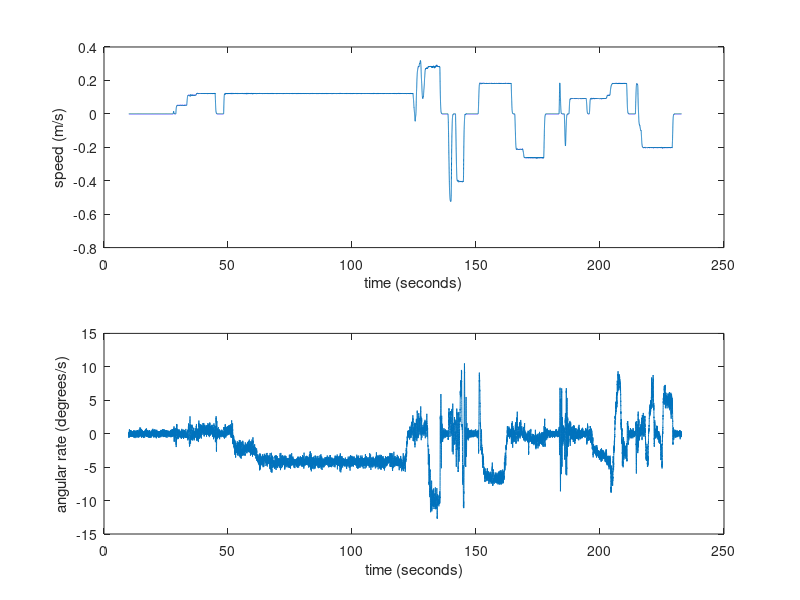

Write MATLAB code to recreate this figure. (Note: this script raises an error after producing the figure.)
close all;

%% Part A

Data=load('Measurements_AAS01.mat');       %We load the data
Data=Data.A;
Map=load('MapMTRN4010.mat');
Map=Map.Map;
Mapx=(Map.x)';
Mapy=(Map.y)';
map(:,1) = Mapx;
map(:,2) = Mapy;

t=Data.t; % sample times, {t}.     
t=double(t)*0.0001; %scale time to seconds; original data is integer type, 1 count = 0.1 ms.

% Scale speed to m/s ; originally in mm/s, integer type.
% scale heading rate to degrees/s ; originally in integer type, [1 count = 1/100 degrees/sec].
w = double(Data.Z(2,:))/100;                    % GyroZ readings, "{w(t)}"
gb = mean(w(1:4256)); % Gyro Bias
wgb = zeros(length(w),1);

% Gyro bias
for i=1:length(w)
    wgb(i) = w(i)-gb;
end
v = double(Data.Z(1,:))/1000;                     % speed readings   "{v(t)}" 
    
% plot those measurements.
figure;
subplot(211) ; plot(t,v);  xlabel('time (seconds)'); ylabel('speed (m/s)');
subplot(212) ; plot(t,wgb); xlabel('time (seconds)'); ylabel('angular rate (degrees/s)');

% Starting Values for robot going to the right
X = [0;0;0] ;  % initial pose. You will need it.

for k = 1:length(v)-1
    dt = t(k+1)-t(k);
    X(:,k+1) = RunProcessModel_z5161724_Hadinoto_Ian(X(:,k),k,v,wgb,dt);
end
theta = X(3,:); % save the value of theta

% Starting Values for robot going straight
X = [0;0;pi/2];  % initial pose. You will need it.

for k = 1:length(v)-1
    dt = t(k+1)-t(k);
    X(:,k+1) = RunProcessModel_z5161724_Hadinoto_Ian(X(:,k),k,v,wgb,dt);
end    

figure;plot(X(1,:),X(2,:));
grid on
xlabel('x axis')
ylabel('y axis')
title('Path of Robot using Model')
legend('Path')

%% Parts B,C,D,E
% Plotting Global Frame
figure;subplot(1,2,1);hold on;grid on;axis([-15,15,-10,10]);
hG=plot(0,0,'.');
hG2=plot(0,0,'.r');  % for showing brillant points, later.
hG3=plot(0,0,'or');  % for showing poles
hG4=plot(0,0,'-g');  % for showing robot
hM=plot(Mapx,Mapy,'sr');  % for showing Map pole points
hE=plot(0,0,'-r'); % for showing EKF estimator 1
hE2=plot(0,0,'-r'); % for showing EKF estimator 2
hE3=plot(0,0,'-r'); % for showing EKF estimator 3
hE4=plot(0,0,'-r'); % for showing EKF estimator 4
hE5=plot(0,0,'-r'); % for showing EKF estimator 5
legend({'Points','Brilliant Points','Poles','Robot','Actual Pole Positions'},'location','southeast');
title('Dead Reckoning');
xlabel('X distance');ylabel('Y distance'); 

% Plotting EKF Frame
subplot(1,2,2);hold on;grid on;axis([-15,15,-10,10]);
hEKF=plot(0,0,'.');
hEKF2=plot(0,0,'.r');  % for showing brillant points, later.
hEKF3=plot(0,0,'or');  % for showing poles
hEKF4=plot(0,0,'-g');  % for showing robot
hMM=plot(Mapx,Mapy,'sr');  % for showing Map pole points
hEE=plot(0,0,'-r'); % for showing EKF estimator 1
hEE2=plot(0,0,'-r'); % for showing EKF estimator 2
hEE3=plot(0,0,'-r'); % for showing EKF estimator 3
hEE4=plot(0,0,'-r'); % for showing EKF estimator 4
hEE5=plot(0,0,'-r'); % for showing EKF estimator 5
legend({'Points','Brilliant Points','Poles','Robot','Actual Pole Positions'},'location','southeast');
title('EKF');
xlabel('X distance');ylabel('Y distance');

L=Data.L;       %number of samples in this dataset.
i0=1; % you should start at i0=1 or close. (up to 52870)
P = diag([0,0,0,(2*pi/180)^2]);
Xe = [0;0;pi/2;0];
Xdr = [0;0;pi/2];
Xe_History = zeros(4,length(L)-1);
Xdr_History = zeros(3,length(L)-1);
disp('Running Code... Please Wait');
j=1;

%extract ranges and intensities, of the 361 "pixels" to initialise r
[r,I]=GetRangeAndIntensityFromRawScan_z5161724_Hadinoto_Ian(Data.scans(:,2));
ii=find(I>0);

for i=i0:L-1
    %tic
    m = Data.Z(:,i);
    indexScan = m(3);
    dt = t(i+1)-t(i);
    % Now, if there is a LiDAR scan at this time?
    if (indexScan>1)

        %extract ranges and intensities, of the 361 "pixels"
        [r,I]=GetRangeAndIntensityFromRawScan_z5161724_Hadinoto_Ian(Data.scans(:,indexScan));

        [~,~,~,~,xrob,yrob,xgf,ygf,xgfseg,ygfseg,linx,liny,linx2,liny2,linx3,liny3,linx4,liny4,linx5,liny5]=ProcessLidar_z5161724_Hadinoto_Ian(r,I,X,i,theta,Mapx,Mapy);
        %here you may process the LiDAR
        %data.  variable "X" is the current pose of the platform
        %(assuming you keep estimating it). If your procesing of the
        %LiDAR data does require it.    
        % if we want to show Global Frame, ...
        set(hG,'xdata',xgf,'ydata',ygf);
        % which points do have intensity>0??
        ii=find(I>0);set(hG2,'xdata',xgf(ii),'ydata',ygf(ii));
        % Grouping brilliant points
        set(hG3,'xdata',xgfseg,'ydata',ygfseg);
        % Showing Robot moving
        set(hG4,'xdata',xrob,'ydata',yrob);
        % Showing linear mapping
        set(hE,'xdata',linx,'ydata',liny);
        set(hE2,'xdata',linx2,'ydata',liny2);
        set(hE3,'xdata',linx3,'ydata',liny3);
        set(hE4,'xdata',linx4,'ydata',liny4);
        set(hE5,'xdata',linx5,'ydata',liny5);
    end
    
    % EKF
    [xcoor,ycoor,xseg,yseg,xrob,yrob,xgf,ygf,xgfseg,ygfseg,nDetectedLandmarks,Xe,Xdr,P,linx,liny,linx2,liny2,linx3,liny3,linx4,liny4,linx5,liny5]=ProcessEKF_z5161724_Hadinoto_Ian(dt,v,w,wgb,P,r,I,Xe,Xdr,i,theta,Mapx,Mapy);
    Xe_History(:,i)=Xe;
    Xdr_History(:,i)=Xdr;
    
     % if we want to show EKF Frame, ...
    set(hEKF,'xdata',xgf,'ydata',ygf);
    % which points do have intensity>0??
    ii=find(I>0);set(hEKF2,'xdata',xgf(ii),'ydata',ygf(ii));
    % Grouping brilliant points
    set(hEKF3,'xdata',xgfseg,'ydata',ygfseg);
    % Showing Robot moving
    set(hEKF4,'xdata',xrob,'ydata',yrob);
    % Showing linear mapping
    set(hE,'xdata',linx,'ydata',liny);
    set(hE2,'xdata',linx2,'ydata',liny2);
    set(hE3,'xdata',linx3,'ydata',liny3);
    set(hE4,'xdata',linx4,'ydata',liny4);
    set(hE5,'xdata',linx5,'ydata',liny5);
    %pause(0.001);  % short pause, just to see some animation, more slowly.You may change this.
    %toc
end

disp('Done. Showing results now...');
figure; hold on;
plot(Xdr_History(1,:),Xdr_History(2,:),'r');
plot(Xe_History(1,:),Xe_History(2,:),'b');
plot(Mapx,Mapy,'+r','markersize',15,'linewidth',3) ;
legend({'DR Estimated path','EKF Estimated path','Landmarks'});

figure;hold on;grid on;
plot(t(1:end-1),rad2deg(Xe_History(4,:)),'r');
plot([0,t(end-1)],[gb gb],'b');
legend('Gyro Bias EKF','Gyro Bias Stationary');
title('Gyro Bias');
xlabel('Time/s');ylabel('Bias/degrees s^-^1');
%-------------------------------------------------------
